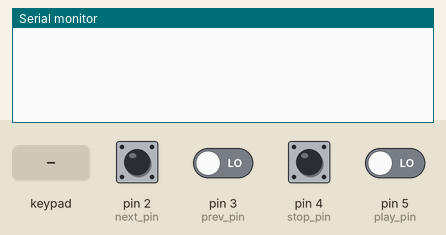
Recording of a sketch running on a simulated Arduino Uno, built with avr-gcc and run on an emulated ATmega328P. Parts: the last lines printed to the serial monitor. The inputs (shaded band) are chosen by the test bench; at power-on: pin 2 (next_pin), pin 3 (prev_pin), pin 4 (stop_pin), pin 5 (play_pin) LOW.

Above: at 1.2 s.
1.3 s: pin 2 (next_pin) pulled HIGH for 0.15 s
At 1.9 s:
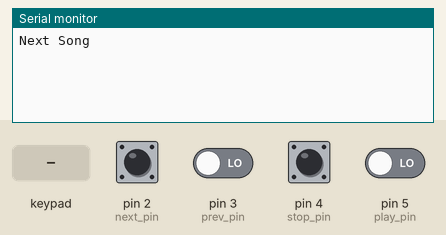
2.9 s: pin 3 (prev_pin) driven HIGH
At 4.0 s:
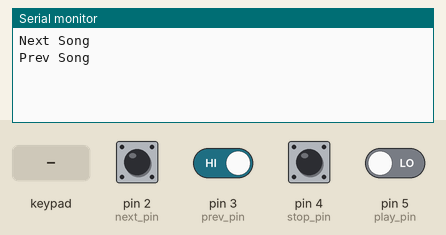
4.4 s: pin 4 (stop_pin) pulled HIGH for 0.15 s
At 5.3 s:
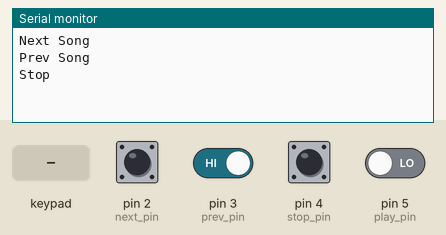
6.0 s: pin 5 (play_pin) driven HIGH
At 7.2 s:
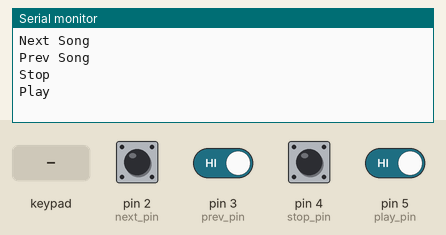
7.5 s: keypad keys 9 8 7 6 * pressed 0.4 s apart
At 10.0 s:
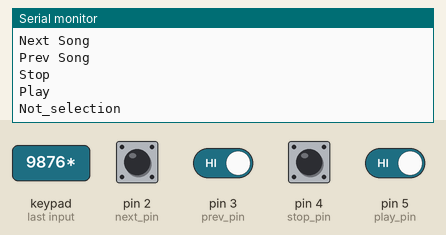

Measured:
- after the input at 1.3 s, the serial monitor: prints a new line after 0.05 s (image 1)
- after the input at 2.9 s, the serial monitor: prints a new line after 0.07 s (image 2)
- after the input at 4.4 s, the serial monitor: prints a new line at once (image 3)
- after the input at 6.0 s, the serial monitor: prints a new line at once (image 4)
- after the input at 7.5 s, the serial monitor: prints a new line after 1.6 s (image 5)

The sketch:

mp3_butons.ino
```cpp
#include <Arduino_FreeRTOS.h>
#include "task.h"
#include <Keypad.h>

// Buttons Struct
struct taskID{

  String id;                // Task id
  uint16_t value = 0;       // Actual state for pin
  uint16_t prev_value = 0;  // Preview state for pin

};

//---Keypad---

const byte n = 4; // Rows number
const byte m = 4; // Colums number

// Keypad data
char keys[n][m] = {

   { '1','2','3', 'A' },
   { '4','5','6', 'B' },
   { '7','8','9', 'C' },
   { '*','0','#', 'D' }

};

// Set digital pin for rows and columns
const byte rowPins[n] = { 13, 12, 11, 10 };
const byte columnPins[m] = { 9, 8, 7, 6 };
Keypad keypad = Keypad(makeKeymap(keys), rowPins, columnPins, n, m);

// Set digital pin for buttons
const int play_pin = 5;
const int stop_pin = 4;
const int prev_pin = 3;
const int next_pin = 2;

// Variable to toggle the play/pause button
bool temp;

// ---Critical function (Serial Print)---
void sendData(String data){

       Serial.println(data);

}

//---Buttons---

// Play/pause task
void sendPlayP(void *pvParameters){

  struct taskID p_button;
  bool temp = false;

  while(1){

    p_button.prev_value = p_button.value;
    p_button.value = digitalRead(play_pin);

    if(p_button.prev_value == 0 && p_button.value == 1){

      if(temp == false){

        p_button.id = "Play";
        temp = true;

      }else{

        p_button.id = "Pause";
        temp = false;

      }

      // Start Critical Seccion
      taskENTER_CRITICAL();

      // Critical function
      sendData(p_button.id);

      // End Critical Seccion
      taskEXIT_CRITICAL();

    }

    // Set the number of ticks to send the task to block state
    vTaskDelay(pdMS_TO_TICKS(100));

  }

}

// Stop button task
void sendStop(void *pvParameters){

  struct taskID stopB;

  stopB.id = "Stop";

  while(1){

    stopB.prev_value = stopB.value;
    stopB.value = digitalRead(stop_pin);

    if(stopB.prev_value == 0 && stopB.value == 1){

      // Start Critical Seccion
      taskENTER_CRITICAL();

      // Critical function
      sendData(stopB.id);

      // End Critical Seccion
      taskEXIT_CRITICAL();

    }

    // Set the number of ticks to send the task to block state
    vTaskDelay(pdMS_TO_TICKS(100));

  }

}

// Next button task
void sendNext(void *pvParameters){

  struct taskID next;

  next.id = "Next Song";

  while(1){

    next.prev_value = next.value;
    next.value = digitalRead(next_pin);

    if(next.prev_value == 0 && next.value == 1){

      // Start Critical Seccion
      taskENTER_CRITICAL();

      // Critical function
      sendData(next.id);

      // End Critical Seccion
      taskEXIT_CRITICAL();

    }

    // Set the number of ticks to send the task to block state
    vTaskDelay(pdMS_TO_TICKS(100));

  }

}

// Preview button task
void sendPrev(void *pvParameters){

  struct taskID prev;
  prev.id = "Prev Song";

  while(1){

    prev.prev_value = prev.value;
    prev.value = digitalRead(prev_pin);

    if(prev.prev_value == 0 && prev.value == 1){

      // Start Critical Seccion
      taskENTER_CRITICAL();

      // Critical function
      sendData(prev.id);

      // End Critical Seccion
      taskEXIT_CRITICAL();

    }

    // Set the number of ticks to send the task to block state
    vTaskDelay(pdMS_TO_TICKS(100));

  }

}

// Keypad seleccion task
void song_select(void *pvParameters){

  struct taskID song;
  String song_num = "";
  uint16_t num;

   while(1){

     // Get the key pressed
     char option = keypad.getKey();

     if(option != 'A' && option != 'B' && option != 'C' && option != 'D' && option != '#'&&  option != NULL){

      // The character '*' simulates the confirm operation
      if(option == '*'){

      // Start Critical Seccion
      taskENTER_CRITICAL();

      // Convert the song_num variable to int
      num = song_num.toInt();

      if(num <= 100){

        // Critical function
        sendData(song_num);

      }else{

        sendData("Not_selection");

      }

      // Reset the song_numn variable
      song_num = "";

      // End Critical Seccion
      taskEXIT_CRITICAL();

      }else{

        // Append to song_num variable the pressed key
        song_num += option;

        }

      }

        // Clear the option variable
        option = NULL;

        // Set the number of ticks to send the task to block state
        vTaskDelay(pdMS_TO_TICKS(100));

     }

}

void setup(){

  // Initialize serial
  Serial.begin(9600);

  // Set the buttons pins as a input
  pinMode(play_pin, INPUT);
  pinMode(stop_pin, INPUT);
  pinMode(prev_pin, INPUT);
  pinMode(next_pin, INPUT);

  // Create tasks
  xTaskCreate (sendPlayP,   "Play/Pausa"  , 100, NULL, 2, NULL);
  xTaskCreate (sendStop,    "Stop"        , 100, NULL, 2, NULL);
  xTaskCreate (sendNext,    "Nxt Song"    , 100, NULL, 2, NULL);
  xTaskCreate (sendPrev,    "Prev Song"   , 100, NULL, 2, NULL);
  xTaskCreate (song_select, "Song Number" , 100, NULL, 2, NULL);

}

void loop(){}
```
